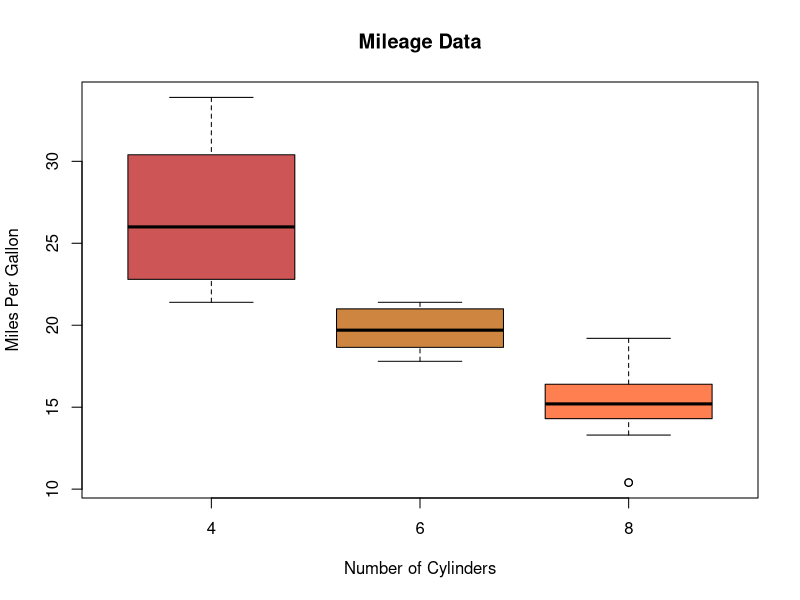

Recreate this plot in R.
## ---- chunk 1
knitr::opts_chunk$set(echo = FALSE)
## ---- chunk 2
options(warn=-1)

## ---- chunk 3

library(ggplot2)

## ---- chunk 4
library(ggplot2)
boxplot(mpg ~ cyl, data = mtcars, xlab = "Number of Cylinders",
              ylab = "Miles Per Gallon", main = "Mileage Data",
              col = c("indianred3","tan3","coral"))
